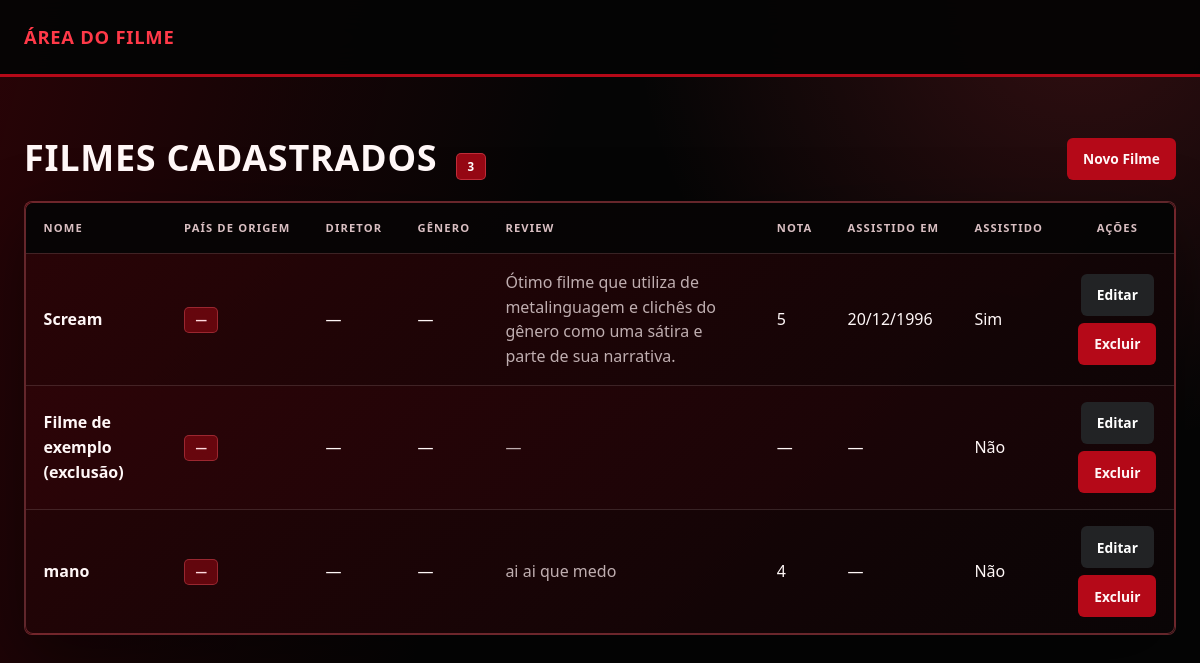
Page /filme/ on the earlier database version.
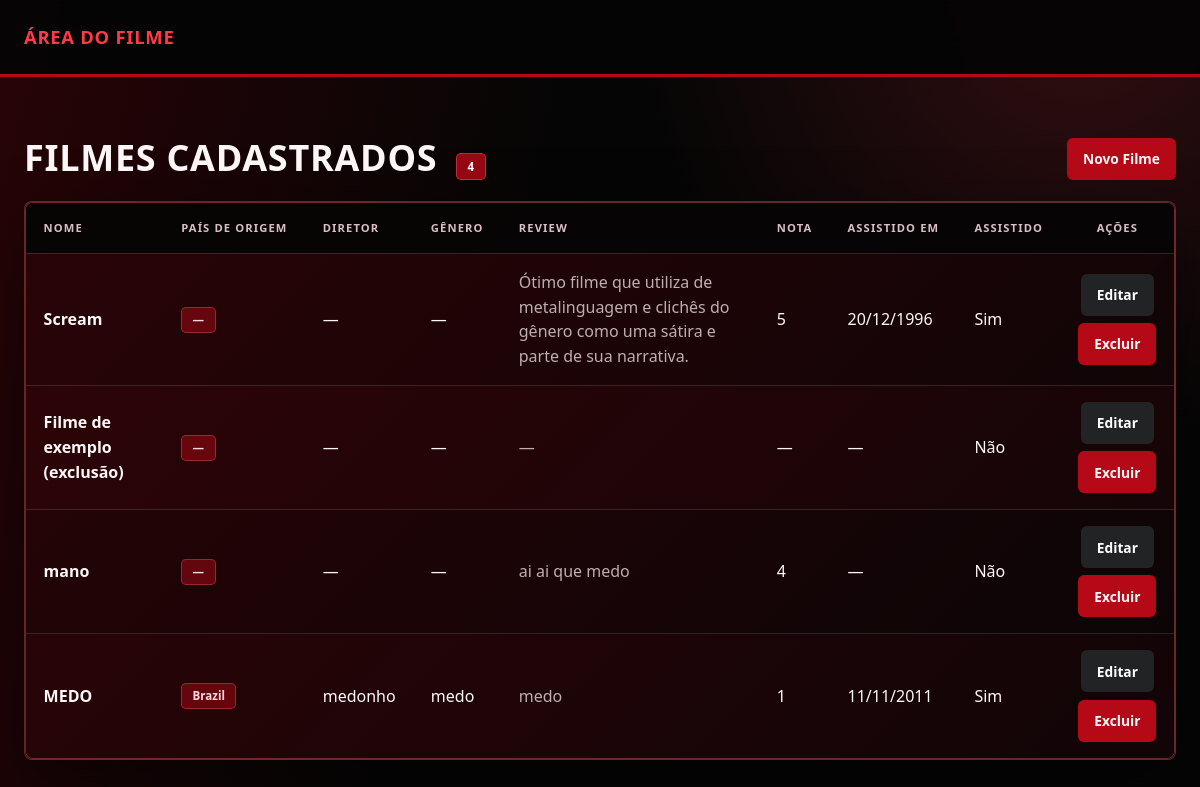
Same page on the later database version.
### filme/models.py (models this page shows, shortened)
class Filme(models.Model):
    nome = models.CharField(max_length=100)
    review = models.TextField(blank=True)
    nota = models.PositiveSmallIntegerField(
        null=True,
        blank=True,
        validators=[MinValueValidator(1), MaxValueValidator(5)],
    )
    data_assistido = models.DateField(null=True, blank=True)
    assistido = models.BooleanField(default=False)

class FilmePais(models.Model):
    filme = models.OneToOneField(Filme, on_delete=models.CASCADE, related_name='dados_pais', null=True, blank=True)
    pais_origem = CountryField(blank_label="(selecionar país)")

class FilmeDiretor(models.Model):
    filme = models.OneToOneField(Filme, on_delete=models.CASCADE, related_name='dados_diretor', null=True, blank=True)
    diretor = models.CharField(max_length=100, default='')

class FilmeGenero(models.Model):
    filme = models.OneToOneField(Filme, on_delete=models.CASCADE, related_name='dados_genero', null=True, blank=True)
    genero = models.CharField(max_length=100, default='')

### filme/views.py (the view)
# urls.py: path('filme/', include("filme.urls")),
def filme(request):
    filmes = Filme.objects.all()
    return render(request, 'filme.html', {'filmes': filmes})

### filme/templates/filme.html (shortened to what this page needs)
{% load static %}
<!DOCTYPE html>
<html lang="pt-br">
<head>
    <link rel="stylesheet" href="{% static 'filme/css/style.css' %}">
</head>
<body class="bg-light">
    <nav class="navbar navbar-dark bg-dark mb-4">
        <div class="container">
            <span class="navbar-brand mb-0 h1">Área do Filme</span>
        </div>
    </nav>
    <main class="container pb-5">
        <div class="d-flex justify-content-between align-items-center mb-3">
            <h1 class="h3 mb-0">Filmes cadastrados
                <span class="badge bg-primary rounded-pill fs-6 ms-2">{{ filmes|length }}</span>
            </h1>
            <a href="{% url 'criar_filme' %}" class="btn btn-primary">Novo Filme</a>
        </div>
        {% if filmes %}
        <div class="card shadow-sm">
            <div class="table-responsive">
                <table class="table table-striped table-hover align-middle mb-0">
                    <thead class="table-dark">
                        <tr>
                            <th>Nome</th>
                            <th>País de Origem</th>
                            <th>Diretor</th>
                            <th>Gênero</th>
                            <th>Review</th>
                            <th>Nota</th>
                            <th>Assistido em</th>
                            <th>Assistido</th>
                            <th class="text-center">Ações</th>
                        </tr>
                    </thead>
                    <tbody>
                        {% for filme in filmes %}
                        <tr>
                            <td class="fw-semibold">{{ filme.nome }}</td>
                            <td><span class="badge bg-secondary">{{ filme.dados_pais.pais_origem.name|default:"—" }}</span></td>
                            <td>{{ filme.dados_diretor.diretor|default:"—" }}</td>
                            <td>{{ filme.dados_genero.genero|default:"—" }}</td>
                            <td class="text-muted">{{ filme.review|default:"—" }}</td>
                            <td>{{ filme.nota|default:"—" }}</td>
                            <td>{{ filme.data_assistido|date:"d/m/Y"|default:"—" }}</td>
                            <td>{% if filme.assistido %}Sim{% else %}Não{% endif %}</td>
                            <td class="text-center">
                                <a href="{% url 'editar_filme' filme.pk %}" class="btn btn-sm btn-warning me-1">Editar</a>
                                <a href="{% url 'excluir_filme' filme.pk %}" class="btn btn-sm btn-danger">Excluir</a>
                            </td>
                        </tr>
                        {% endfor %}
                    </tbody>
                </table>
            </div>
        </div>
        {% else %}
        <div class="alert alert-warning" role="alert">
            Nenhum filme cadastrado ainda.
            <a href="{% url 'criar_filme' %}" class="alert-link">Cadastre o primeiro!</a>
        </div>
        {% endif %}
    </main>
</body>
</html>

### filme/static/filme/css/style.css (style rules this page uses)
:root { --bg: #050505; --soft: #0e090a; --panel: #160304; --raised: #26090b; --line: rgba(255, 255, 255, .12); --line-red: rgba(255, 100, 112, .35); --text: #fff7f7; --muted: #bfaeb0; --red: #ff3948; --red-dark: #b50918; }
* { box-sizing: border-box; }
html { min-width: 320px; background: var(--bg); }
body, body.bg-light { min-height: 100vh; margin: 0; color: var(--text); background: linear-gradient(105deg, rgba(115, 0, 10, .32), transparent 42%), radial-gradient(circle at 90% 0%, rgba(255, 57, 72, .18), transparent 28rem), var(--bg) !important; font-family: 'Trebuchet MS', 'Segoe UI', sans-serif; line-height: 1.55; }
a { color: inherit; }
.container { width: min(1180px, calc(100% - 3rem)); margin: 0 auto; }
.navbar, .navbar.bg-dark { margin-bottom: 0 !important; background: rgba(5, 5, 5, .95) !important; border-bottom: 3px solid var(--red-dark); backdrop-filter: blur(18px); }
.navbar .container { display: flex; align-items: center; min-height: 74px; }
.navbar-brand { display: inline-flex; align-items: center; gap: .65rem; color: var(--red) !important; font-size: 1.15rem; font-weight: 800; letter-spacing: .04em; text-decoration: none; text-transform: uppercase; }
.navbar-brand:first-letter { color: #fff; }
main.container { padding-top: 3.8rem; padding-bottom: 5rem; }
h1, h2, h3, p { margin-top: 0; }
h1, h2, h3 { color: var(--text); letter-spacing: .02em; }
.h3 { margin-bottom: 0; font-size: clamp(1.7rem, 3vw, 2.45rem); line-height: 1.1; text-transform: uppercase; }
.fw-semibold { font-weight: 600; }
.text-muted { color: var(--muted) !important; }
.d-flex { display: flex; }
.justify-content-between { justify-content: space-between; }
.align-items-center { align-items: center; }
.mb-0 { margin-bottom: 0; }
.mb-3 { margin-bottom: 1.35rem; }
.mb-4 { margin-bottom: 2rem; }
.pb-5 { padding-bottom: 5rem; }
.ms-2 { margin-left: .55rem; }
.text-center { text-align: center !important; }
.card, .table-responsive { overflow: hidden; background: linear-gradient(135deg, rgba(42, 4, 7, .94), rgba(10, 5, 6, .96)); border: 1px solid var(--line-red) !important; border-radius: 8px; box-shadow: 0 24px 70px rgba(0, 0, 0, .42) !important; }
.btn { display: inline-flex; align-items: center; justify-content: center; min-height: 42px; padding: .65rem 1rem; border: 0; border-radius: 6px; color: var(--text) !important; font: 700 .86rem 'Trebuchet MS', 'Segoe UI', sans-serif; text-decoration: none; cursor: pointer; outline: none; transition: transform .2s ease, background .2s ease; }
.text-center .btn { display: flex; width: max-content; margin-right: auto; margin-left: auto; }
.text-center .btn + .btn { margin-top: .45rem; }
.btn-primary, .btn-danger { background: var(--red-dark) !important; }
.btn-warning { color: #fff !important; background: #222325 !important; }
.table-responsive { overflow-x: auto; }
.table { width: 100%; min-width: 940px; border-collapse: collapse; color: var(--text); }
.table th, .table td { padding: 1rem 1.1rem; text-align: left; border-bottom: 1px solid var(--line); vertical-align: middle; }
.table thead th { color: #d9bfc2; background: rgba(5, 5, 5, .92) !important; font-size: .7rem; letter-spacing: .1em; text-transform: uppercase; white-space: nowrap; }
.table tbody tr { background: transparent; transition: background .2s ease; }
.table tbody tr:nth-child(even) { background: rgba(181, 9, 24, .045); }
.table tbody tr:last-child td { border-bottom: 0; }
.badge { display: inline-block; padding: .4rem .65rem; border-radius: 5px; font-size: .72rem; font-weight: 700; line-height: 1; }
.badge.bg-secondary { color: #ffd9de; background: rgba(181, 9, 24, .45) !important; border: 1px solid rgba(255, 100, 112, .35); }
.badge.bg-primary { color: #fff; background: rgba(181, 9, 24, .82) !important; border: 1px solid rgba(255, 100, 112, .4); }

Differences in the rows shown:
added Filme: nome "MEDO", dados_pais.pais_origem.name "Brazil", dados_diretor.diretor "medonho", dados_genero.genero "medo", review "medo", nota "1", data_assistido "11/11/2011", assistido "Sim"
Other differences:
{{ filmes|length }}: "3" → "4"
